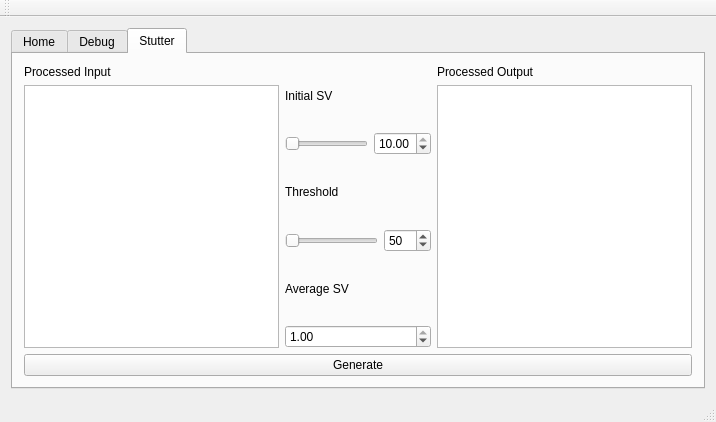
<?xml version="1.0" encoding="UTF-8"?>
<ui version="4.0">
 <class>svTool</class>
 <widget class="QMainWindow" name="svTool">
  <property name="geometry">
   <rect>
    <x>0</x>
    <y>0</y>
    <width>716</width>
    <height>422</height>
   </rect>
  </property>
  <property name="windowTitle">
   <string>svTool</string>
  </property>
  <widget class="QWidget" name="centralWidget">
   <layout class="QGridLayout" name="gridLayout_2">
    <item row="0" column="0">
     <widget class="QTabWidget" name="tabWidget">
      <property name="enabled">
       <bool>true</bool>
      </property>
      <property name="tabShape">
       <enum>QTabWidget::Rounded</enum>
      </property>
      <property name="currentIndex">
       <number>2</number>
      </property>
      <property name="usesScrollButtons">
       <bool>true</bool>
      </property>
      <widget class="QWidget" name="tabHome">
       <attribute name="title">
        <string>Home</string>
       </attribute>
       <layout class="QVBoxLayout" name="verticalLayout">
        <item>
         <layout class="QGridLayout" name="home_rawInputGroup">
          <item row="1" column="0">
           <widget class="QPlainTextEdit" name="home_rawInputBox"/>
          </item>
          <item row="0" column="0">
           <widget class="QLabel" name="home_rawInputLabel">
            <property name="text">
             <string>Input</string>
            </property>
           </widget>
          </item>
         </layout>
        </item>
        <item>
         <widget class="QLabel" name="home_statusLabel">
          <property name="text">
           <string>STATUS:</string>
          </property>
         </widget>
        </item>
        <item>
         <layout class="QGridLayout" name="home_typeGroup">
          <item row="0" column="0" colspan="2">
           <widget class="QLabel" name="home_typeLabel">
            <property name="text">
             <string>Input Type</string>
            </property>
           </widget>
          </item>
          <item row="1" column="0" colspan="2">
           <widget class="QPushButton" name="home_validateButton">
            <property name="text">
             <string>Validate Input</string>
            </property>
           </widget>
          </item>
          <item row="2" column="1">
           <widget class="QLabel" name="home_keysLabel">
            <property name="layoutDirection">
             <enum>Qt::LeftToRight</enum>
            </property>
            <property name="text">
             <string>Keys</string>
            </property>
           </widget>
          </item>
          <item row="2" column="0">
           <widget class="QSpinBox" name="home_keysSpinBox">
            <property name="buttonSymbols">
             <enum>QAbstractSpinBox::UpDownArrows</enum>
            </property>
            <property name="minimum">
             <number>1</number>
            </property>
            <property name="maximum">
             <number>18</number>
            </property>
            <property name="value">
             <number>4</number>
            </property>
           </widget>
          </item>
         </layout>
        </item>
       </layout>
      </widget>
      <widget class="QWidget" name="tabDebug">
       <attribute name="title">
        <string>Debug</string>
       </attribute>
       <layout class="QHBoxLayout" name="horizontalLayout">
        <item>
         <layout class="QGridLayout" name="debug_rawInputGroup">
          <item row="0" column="0">
           <widget class="QLabel" name="debug_rawInputLabel">
            <property name="text">
             <string>Raw Input</string>
            </property>
           </widget>
          </item>
          <item row="1" column="0">
           <widget class="QTextBrowser" name="debug_rawInputBox"/>
          </item>
         </layout>
        </item>
        <item>
         <layout class="QGridLayout" name="debug_procInputGroup">
          <item row="0" column="0">
           <widget class="QLabel" name="debug_procInputLabel">
            <property name="text">
             <string>Processed Input</string>
            </property>
           </widget>
          </item>
          <item row="1" column="0">
           <widget class="QTextBrowser" name="debug_procInputBox"/>
          </item>
         </layout>
        </item>
       </layout>
      </widget>
      <widget class="QWidget" name="tabStutter">
       <attribute name="title">
        <string>Stutter</string>
       </attribute>
       <layout class="QGridLayout" name="gridLayout_3">
        <item row="0" column="0" rowspan="3">
         <layout class="QGridLayout" name="stutter_procInputGroup">
          <item row="0" column="0">
           <widget class="QLabel" name="stutter_procInputLabel">
            <property name="text">
             <string>Processed Input</string>
            </property>
           </widget>
          </item>
          <item row="1" column="0">
           <widget class="QTextBrowser" name="stutter_procInputBox"/>
          </item>
         </layout>
        </item>
        <item row="0" column="1">
         <layout class="QGridLayout" name="stutter_initSVGroup">
          <item row="1" column="0" colspan="2">
           <widget class="QLabel" name="stutter_initSVLabel">
            <property name="text">
             <string>Initial SV</string>
            </property>
           </widget>
          </item>
          <item row="2" column="1">
           <widget class="QDoubleSpinBox" name="stutter_initSVSpinBox">
            <property name="decimals">
             <number>2</number>
            </property>
            <property name="minimum">
             <double>0.100000000000000</double>
            </property>
            <property name="maximum">
             <double>10.000000000000000</double>
            </property>
            <property name="singleStep">
             <double>1.000000000000000</double>
            </property>
            <property name="value">
             <double>10.000000000000000</double>
            </property>
           </widget>
          </item>
          <item row="2" column="0">
           <widget class="QSlider" name="stutter_initSVSlider">
            <property name="minimum">
             <number>1</number>
            </property>
            <property name="maximum">
             <number>1000</number>
            </property>
            <property name="pageStep">
             <number>1</number>
            </property>
            <property name="orientation">
             <enum>Qt::Horizontal</enum>
            </property>
           </widget>
          </item>
         </layout>
        </item>
        <item row="0" column="2" rowspan="3">
         <layout class="QGridLayout" name="stutter_procOutputGroup">
          <item row="0" column="0">
           <widget class="QLabel" name="stutter_procOutputLabel">
            <property name="text">
             <string>Processed Output</string>
            </property>
           </widget>
          </item>
          <item row="1" column="0">
           <widget class="QTextBrowser" name="stutter_procOutputBox"/>
          </item>
         </layout>
        </item>
        <item row="1" column="1">
         <layout class="QGridLayout" name="stutter_thresholdGroup">
          <item row="1" column="0">
           <widget class="QSlider" name="stutter_thresholdSlider">
            <property name="maximum">
             <number>100</number>
            </property>
            <property name="orientation">
             <enum>Qt::Horizontal</enum>
            </property>
           </widget>
          </item>
          <item row="1" column="1">
           <widget class="QDoubleSpinBox" name="stutter_thresholdSpinBox">
            <property name="decimals">
             <number>0</number>
            </property>
            <property name="maximum">
             <double>100.000000000000000</double>
            </property>
            <property name="singleStep">
             <double>1.000000000000000</double>
            </property>
            <property name="value">
             <double>50.000000000000000</double>
            </property>
           </widget>
          </item>
          <item row="0" column="0" colspan="2">
           <widget class="QLabel" name="stutter_thresholdLabel">
            <property name="text">
             <string>Threshold</string>
            </property>
           </widget>
          </item>
         </layout>
        </item>
        <item row="2" column="1">
         <layout class="QGridLayout" name="stutter_averageSVGroup">
          <item row="0" column="0">
           <widget class="QLabel" name="stutter_averageSVLabel">
            <property name="text">
             <string>Average SV</string>
            </property>
           </widget>
          </item>
          <item row="1" column="0">
           <widget class="QDoubleSpinBox" name="stutter_averageSVSpinBox">
            <property name="minimum">
             <double>0.100000000000000</double>
            </property>
            <property name="maximum">
             <double>1.000000000000000</double>
            </property>
            <property name="singleStep">
             <double>0.100000000000000</double>
            </property>
            <property name="value">
             <double>1.000000000000000</double>
            </property>
           </widget>
          </item>
         </layout>
        </item>
        <item row="3" column="0" colspan="3">
         <widget class="QPushButton" name="stutter_generateButton">
          <property name="text">
           <string>Generate</string>
          </property>
         </widget>
        </item>
       </layout>
      </widget>
     </widget>
    </item>
   </layout>
  </widget>
  <widget class="QMenuBar" name="menuBar">
   <property name="geometry">
    <rect>
     <x>0</x>
     <y>0</y>
     <width>716</width>
     <height>21</height>
    </rect>
   </property>
  </widget>
  <widget class="QToolBar" name="mainToolBar">
   <attribute name="toolBarArea">
    <enum>TopToolBarArea</enum>
   </attribute>
   <attribute name="toolBarBreak">
    <bool>false</bool>
   </attribute>
  </widget>
  <widget class="QStatusBar" name="statusBar"/>
 </widget>
 <layoutdefault spacing="6" margin="11"/>
 <resources/>
 <connections/>
</ui>
